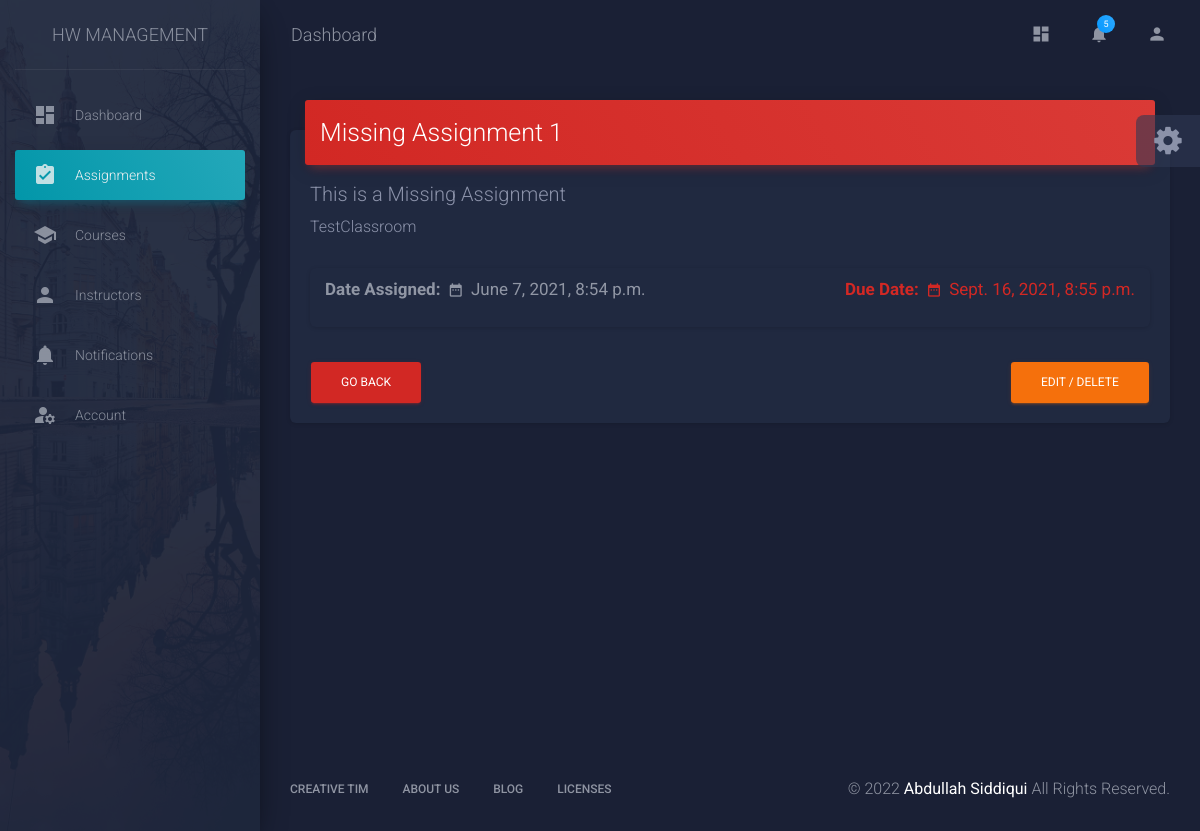
The page /assignment/27/ (signed in) on the database its author committed.
### HomeworkManagementApp/models.py (models this page shows, shortened)
class Assignment(models.Model):
    user = models.ForeignKey(
        User, on_delete=models.CASCADE, null=True, blank=True)
    completed = models.BooleanField(default=False)
    completed_date = models.DateTimeField(null=True, blank=True)
    assignment_name = models.CharField(max_length=50)
    assignment_description = models.CharField(max_length=100, blank=True)
    assignment_class = models.ForeignKey(Classroom, on_delete=models.CASCADE)
    date_assigned = models.DateTimeField(default=timezone.now)
    due_date = models.DateTimeField()
    file_attachment = models.FileField(blank=True, null=True, upload_to='uploads/')
    def time_ago(self):
        return self.due_date <= timezone.now()
    class Meta:
        order_with_respect_to = 'user'

class Classroom(models.Model):
    class_name = models.CharField(max_length=50)
    class_description = models.CharField(max_length=100)
    teacher = models.ManyToManyField(Teacher)
    class_syllabus = models.FileField(blank=True)
    def __str__(self):
        return self.class_name

### HomeworkManagementApp/views.py (the view)
# urls.py: path('assignment/<int:pk>/', views.AssignmentDetailView.as_view(), name='assignment-detail'),
class AssignmentDetailView(LoginRequiredMixin, DetailView):
    model = Assignment
    def get_context_data(self, **kwargs):
        context = super().get_context_data(**kwargs)
        return context
    def render_to_response(self, context, **response_kwargs):
        if context['assignment'].user == self.request.user:
            return super().render_to_response(context, **response_kwargs)
        else:
            return redirect('assignment')

### templates/HomeworkManagementApp/assignment_detail.html (shortened to what this page needs)
{% extends 'base.html' %}
{% block content %}
<div class="card card-nav-tabs">
    {% if assignment.completed %}
        <h3 class="card-header card-header-success">{{ assignment.assignment_name }}</h3>
    {% elif assignment.time_ago %}
        <h3 class="card-header card-header-danger">{{ assignment.assignment_name }}</h3>
    {% else %}
        <h3 class="card-header card-header-info">{{ assignment.assignment_name }}</h3>
    {% endif %}
        <div class="card-body">
            <h4 class="card-text" style="font-size: 20px;">{{ assignment.assignment_description }}</h4>
            <h5 class="card-text" style="font-size: 16px;">{{ assignment.assignment_class }}</h5>
            <div class="card card-stats">
                <div class="card-footer">
                    <div class="stats">
                        <div class="h5">
                            <strong>Date Assigned:</strong>
                            <i class="material-icons">date_range</i> {{ assignment.date_assigned }}
                        </div>
                  </div>
                    <div class="stats">
                        {% if assignment.time_ago and assignment.completed is not True %}
                        <div class="h5 text-danger">
                            <strong>Due Date:</strong>
                            <i class="material-icons">date_range</i> {{ assignment.due_date }}
                        </div>
                        {% else %}
                        <div class="h5">
                            <strong>Due Date:</strong>
                            <i class="material-icons">date_range</i> {{ assignment.due_date }}
                        </div>
                        {% endif %}
                    </div>
                </div>
            </div>
            {% if assignment.completed %}
                <a href="{% url 'assignment' %}" class="btn btn-success">Go Back</a>
            {% elif assignment.time_ago %}
                <a href="{% url 'assignment' %}" class="btn btn-danger">Go Back</a>
            {% else %}
                <a href="{% url 'assignment' %}" class="btn btn-info">Go Back</a>
            {% endif %}
            <a href="{% url 'assignment-update' assignment.pk %}" class="btn btn-warning text-left" style="float: right;">Edit / Delete</a>
        </div>
    </div>
{% endblock %}

### rows shown on the page
Assignment: assignment_name "Missing Assignment 1", assignment_description "This is a Missing Assignment", assignment_class "TestClassroom", date_assigned "June 7, 2021, 8:54 p.m.", due_date "Sept. 16, 2021, 8:55 p.m."
